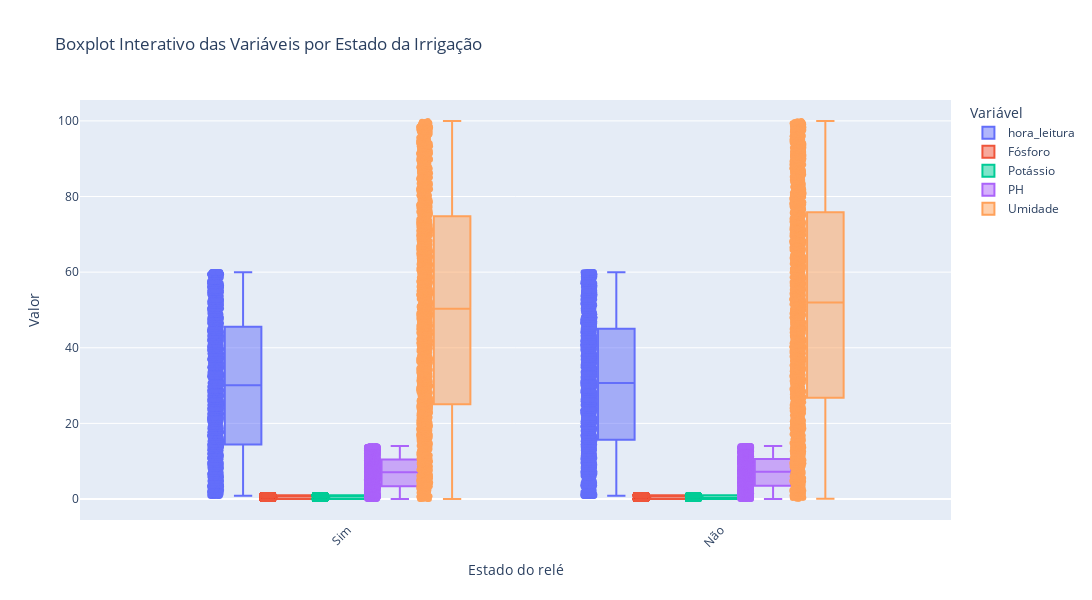

The code cell stored with this chart in its notebook:
### Markdown cell above
📊 Boxplot interativo das variáveis por Estado do Relé de Irrigação

Foi criado um boxplot interativo com Plotly para visualizar a distribuição das variáveis numéricas (como Fósforo, Potássio, PH e Umidade) em função do estado do relé de irrigação ("Irrigação"). Utilizando a função `melt()`, o dataset foi transformado para o formato longo, permitindo agrupar os dados por estado do relé e por variável. Este gráfico revela diferenças importantes nas medianas, amplitudes interquartis e potenciais outliers entre os estados de irrigação. Por exemplo, a presença ou ausência de irrigação pode estar associada a variações nos níveis de nutrientes e umidade no solo. Essas diferenças são relevantes para análises que busquem relacionar o impacto da irrigação com as características físico-químicas do solo, auxiliando no desenvolvimento de modelos preditivos ou na tomada de decisão para manejo agrícola.

### Code cell
#📊 Boxplot interativo das variáveis

df_long = df3.melt(id_vars=boxplot_target_col,
                  value_vars=boxplot_cols,
                  var_name=boxplot_legend_title,
                  value_name=boxplot_yaxis_title)

fig = px.box(df_long,
             x=boxplot_target_col,
             y=boxplot_yaxis_title,
             color=boxplot_legend_title,
             points='all',
             title=boxplot_title)

fig.update_layout(
    xaxis_title=boxplot_xaxis_title,
    yaxis_title=boxplot_yaxis_title,
    boxmode=boxplot_mode,
    xaxis_tickangle=-45,
    legend_title=boxplot_legend_title,
    height=boxplot_height,
    width=boxplot_width
)
fig.show()

### Figure 1 — Plotly figure (JSON) as saved in the notebook; plotly's stock layout.template omitted (floating-point values rounded to 4 significant figures; data arrays with more than 128 entries replaced by an {"elided": "..."} marker saying what was removed)
{"data": [{"alignmentgroup": "True", "boxpoints": "all", "hovertemplate": "Variável=hora_leitura<br>Irrigação=%{x}<br>Valor=%{y}<extra></extra>", "legendgroup": "hora_leitura", "marker": {"color": "#636efa"}, "name": "hora_leitura", "notched": false, "offsetgroup": "hora_leitura", "orientation": "v", "showlegend": true, "type": "box", "x": {"elided": "4000 str values"}, "x0": " ", "xaxis": "x", "y": {"elided": "4000 float values"}, "y0": " ", "yaxis": "y"}, {"alignmentgroup": "True", "boxpoints": "all", "hovertemplate": "Variável=Fósforo<br>Irrigação=%{x}<br>Valor=%{y}<extra></extra>", "legendgroup": "Fósforo", "marker": {"color": "#EF553B"}, "name": "Fósforo", "notched": false, "offsetgroup": "Fósforo", "orientation": "v", "showlegend": true, "type": "box", "x": {"elided": "4000 str values"}, "x0": " ", "xaxis": "x", "y": {"elided": "4000 float values"}, "y0": " ", "yaxis": "y"}, {"alignmentgroup": "True", "boxpoints": "all", "hovertemplate": "Variável=Potássio<br>Irrigação=%{x}<br>Valor=%{y}<extra></extra>", "legendgroup": "Potássio", "marker": {"color": "#00cc96"}, "name": "Potássio", "notched": false, "offsetgroup": "Potássio", "orientation": "v", "showlegend": true, "type": "box", "x": {"elided": "4000 str values"}, "x0": " ", "xaxis": "x", "y": {"elided": "4000 float values"}, "y0": " ", "yaxis": "y"}, {"alignmentgroup": "True", "boxpoints": "all", "hovertemplate": "Variável=PH<br>Irrigação=%{x}<br>Valor=%{y}<extra></extra>", "legendgroup": "PH", "marker": {"color": "#ab63fa"}, "name": "PH", "notched": false, "offsetgroup": "PH", "orientation": "v", "showlegend": true, "type": "box", "x": {"elided": "4000 str values"}, "x0": " ", "xaxis": "x", "y": {"elided": "4000 float values"}, "y0": " ", "yaxis": "y"}, {"alignmentgroup": "True", "boxpoints": "all", "hovertemplate": "Variável=Umidade<br>Irrigação=%{x}<br>Valor=%{y}<extra></extra>", "legendgroup": "Umidade", "marker": {"color": "#FFA15A"}, "name": "Umidade", "notched": false, "offsetgroup": "Umidade", "orientation": "v", "showlegend": true, "type": "box", "x": {"elided": "4000 str values"}, "x0": " ", "xaxis": "x", "y": {"elided": "4000 float values"}, "y0": " ", "yaxis": "y"}], "layout": {"boxmode": "group", "height": 600, "legend": {"title": {"text": "Variável"}, "tracegroupgap": 0}, "title": {"text": "Boxplot Interativo das Variáveis por Estado da Irrigação"}, "width": 1200, "xaxis": {"anchor": "y", "domain": [0, 1], "tickangle": -45, "title": {"text": "Estado do relé"}}, "yaxis": {"anchor": "x", "domain": [0, 1], "title": {"text": "Valor"}}}}
